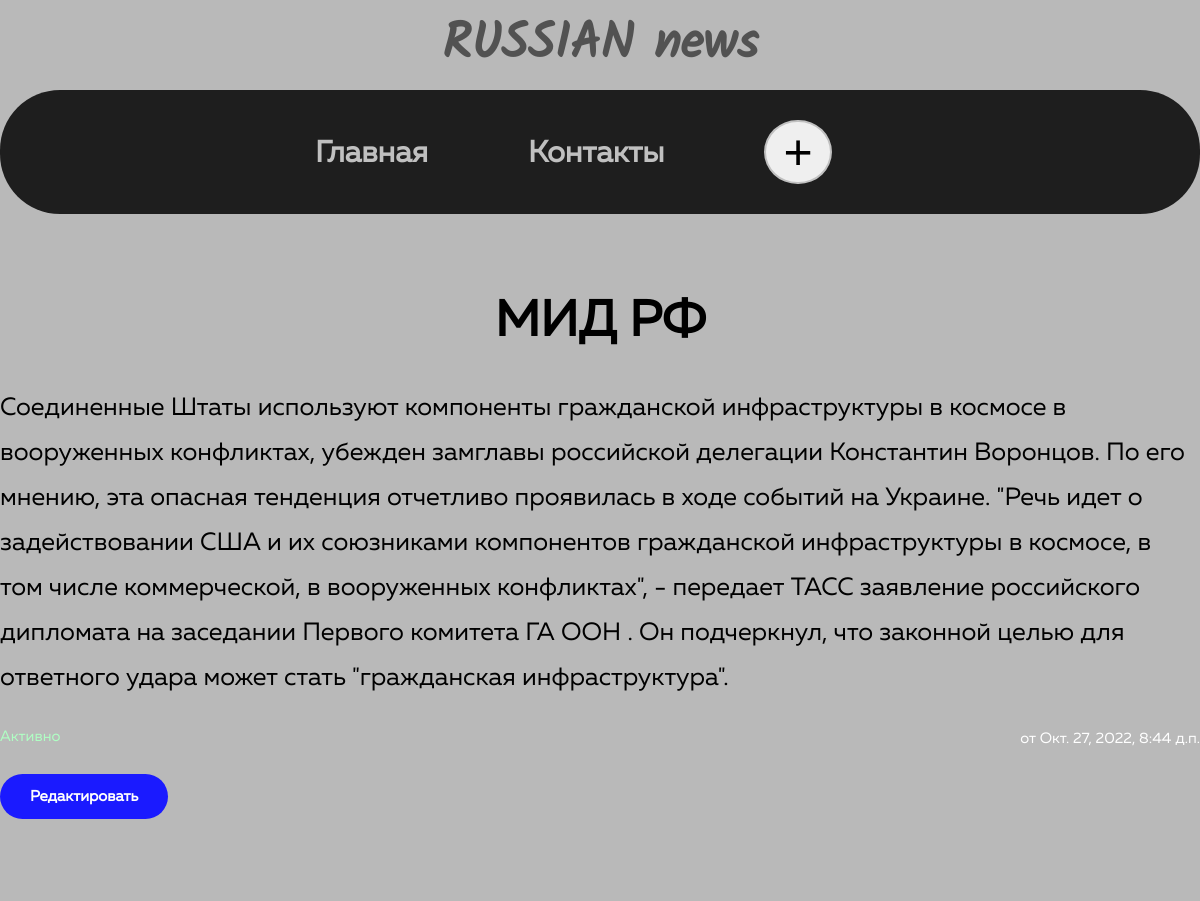
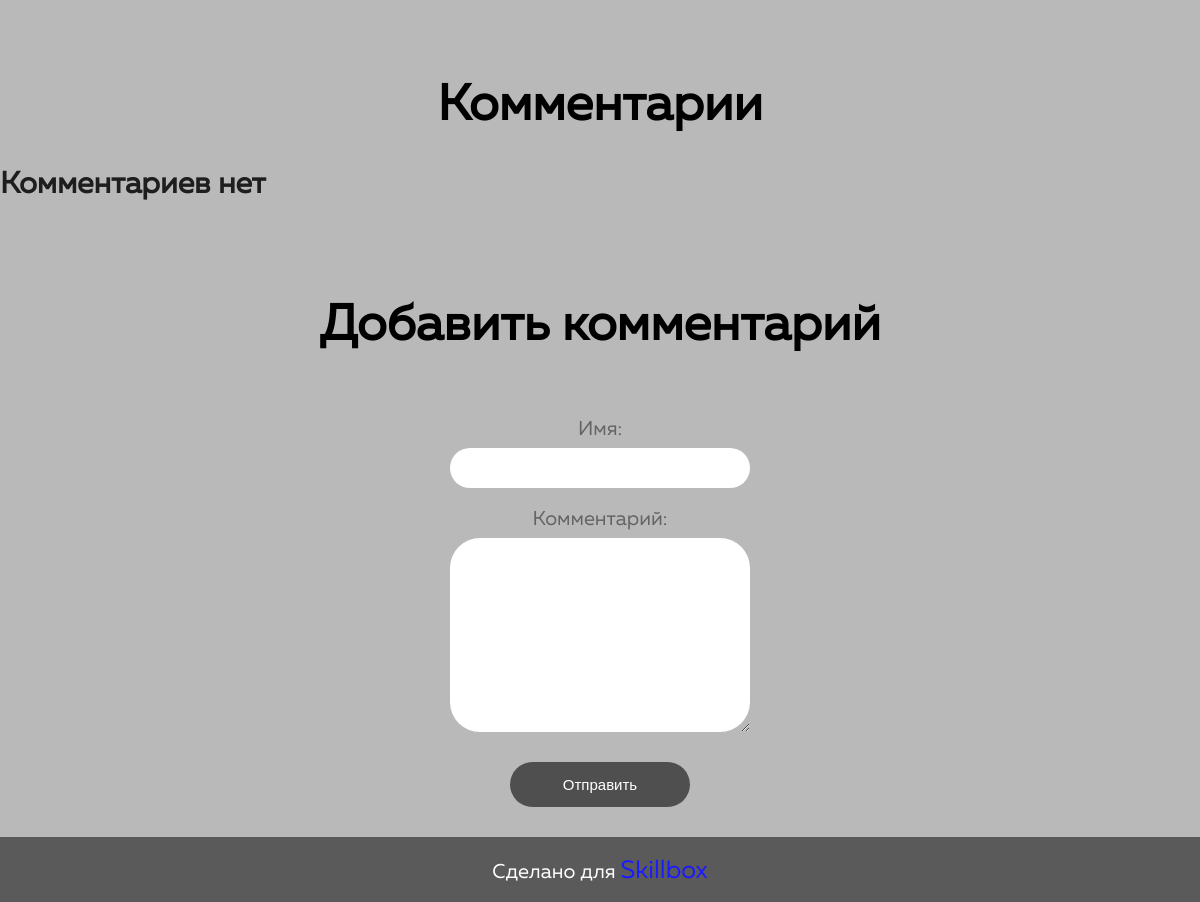
Page /3 on the committed database (2 pictures, top to bottom).
### add_news/models.py (models this page shows, shortened)
class Articles(models.Model):
    title = models.CharField(max_length=100, verbose_name='Заголовок статьи')
    anons = models.CharField(max_length=250, verbose_name='Анонс')
    text_news = models.TextField(max_length=2000, verbose_name='Текст новости')
    date_add = models.DateTimeField(verbose_name='Дата публикации')
    update_date = models.DateTimeField(verbose_name='Дата редактирования')
    activity = models.BooleanField(default=True)
    class Meta:
        verbose_name = 'Новость'
        verbose_name_plural = 'Новости'

### add_news/views.py (the view, shortened to what this page needs)
# urls.py: path('<int:pk>', NewsDetail.as_view(), name='news_detail'),
class NewsDetail(generic.DetailView):
    model = Articles
    template_name = 'add_news/detail_news.html'
    context_object_name = 'detail_news'
    def get_context_data(self, **kwargs):
        context = super().get_context_data(**kwargs)
        context['news_id'] = self.object.id
        context['comments_list'] = Comments.objects.filter(news_id=self.object.id)
        context['comment_form'] = CommentsForm()
        return context

### add_news/forms.py
class CommentsForm(ModelForm):
    class Meta:
        model = Comments
        fields = ['username', 'text_comment']
        widgets = {
             'username': TextInput(attrs={
                 'class': 'comments__user',
             }),
             'text_comment': Textarea(attrs={
                 'class': 'comments__text',
             })
         }

### add_news/templates/add_news/detail_news.html (shortened to what this page needs)
{% load static %}
<html lang="ru">
<head>
    <link rel="stylesheet" href="{% static 'add_news/css/style.css' %}" type="text/css">
</head>
<body>
     <header class="header">
        <div class="header__top">
            <div class="container">
                <a class="header__logo-link link" href="{% url 'news' %}">RUSSIAN news</a>
            </div>
        </div>
        <div class="header__button">
            <div class="container">
                <nav class="header__nav">
                    <ul class="header__nav-list list">
                        <li class="header__list-item"><a href="{% url 'news' %}" class="header__nav-link link">Главная</a></li>
                        <li class="header__list-item"><a href="{% url 'contacts' %}" class="header__nav-link link">Контакты</a></li>
                        <li class="header__list-item">
                            <a href="{% url 'create' %}" class="header__nav-link link"><button class="header__btn">+</button>
                            </a></li>
                    </ul>
                </nav>
            </div>
        </div>
    </header>
    <section class="detail">
        <div class="container">
             <h3 class="about__heading">{{detail_news.title}}</h3>
             <p class="detail__text">{{detail_news.text_news}}</p>
             <span class="detail__date">от {{detail_news.update_date}}</span>
            {% if detail_news.activity %}
            <p class="detail__active">Активно</p>
            {% else %}
            <p class="detail__active">В архиве</p>
            {% endif %}
             <a href="{% url 'news_edit' detail_news.id %}" class="detail_link link">Редактировать</a>
        </div>
    </section>
    <section class="comments">
        <div class="container">
            <h2 class="about__heading">Комментарии</h2>
            {% if comments_list %}
            <ul class="comments__list list">
                {% for el in comments_list %}
                <li class="comments__item">
                    <p class="comments__author"><span class="comments__span">Пользователь:</span> {{el.username}}</p>
                    <p class="comments__descr"><span class="comments__span">Комментарий:</span>{{el.text_comment}}</p>
                </li>
                {% endfor %}
            </ul>
            {% else %}
                <p class="comments__none">Комментариев нет</p>
            {% endif %}
        </div>
    </section>
    <section class="comment">
        <div class="container">
             <h3 class="about__heading">Добавить комментарий</h3>
             <form method="post" class="comments__form">
                 {{comment_form.as_p}}
                 <button type="submit" class="comments__btn">Отправить</button>
             </form>
        </div>
    </section>
    <footer class="footer">
        <div class="container">
            <div class="footer__span-block">
                <span class="footer__span">Сделано для <a href="https://skillbox.ru/" class="footer__link link" target="_blank">
                    Skillbox
                </a>
                </span>
            </div>
        </div>
    </footer>
</body>
</html>

### add_news/static/add_news/css/style.css (style rules this page uses)
* { margin: 0; padding: 0; }
body { min-width: 320px; background-color: #b9b9b9; font-family: 'Muller', sans-serif; }
.link { display: inline-block; text-decoration: none; }
.list { list-style: none; }
.header__top { padding: 20px 0; text-align: center; }
.container { margin: 0 auto; width: 1200px; }
.header__logo-link { font-family: 'Kalm', sans-serif; font-size: 50px; line-height: 100%; font-weight: 900; color: #525252; }
.header__nav { padding: 30px; border-radius: 60px; background-color: #1e1e1e; }
.header__nav-list { display: flex; margin: 0 auto; align-items: center; width: 50%; }
.header__list-item:not(:last-child) { margin-right: 100px; }
.header__nav-link { font-size: 30px; line-height: 100%; font-weight: 600; color: #c0c0c0; transition: color .5s ease-in-out; }
.header__btn { padding: 5px 17px; font-size: 50px; line-height: 100%; border: 2px solid #c0c0c0; border-radius: 100%; cursor: pointer; }
.about__heading { margin-bottom: 40px; font-size: 50px; line-height: 100%; text-align: center; }
.detail { padding: 80px 0; }
.detail__text { margin-bottom: 30px; font-size: 25px; line-height: 45px; }
.detail__date { float: right; font-size: 15px; color: white; }
.detail__active { margin-bottom: 30px; font-size: 15px; line-height: 100%; color: #afffc3; }
.comments { padding: 80px 0; }
.comments__none { margin-bottom: 20px; font-size: 30px; line-height: 100%; font-weight: 600; color: #1e1e1e; }
.comments__form { display: flex; flex-direction: column; position: relative; margin: 0 auto; padding: 30px; width: 50%; text-align: center; }
label { display: flex; flex-direction: column; margin-bottom: 10px; font-size: 20px; line-height: 100%; color: #646464; }
.comments__user { margin-bottom: 20px; padding: 20px; width: 50%; height: 15px; border: none; border-radius: 30px; }
.comments__text { margin-bottom: 30px; padding: 22px; width: 50%; border: none; border-radius: 30px; }
.comments__btn { display: inline-block; margin: 0 auto; padding: 15px 30px; width: 30%; border: none; border-radius: 30px; background-color: #4f4f4f; font-size: 15px; line-height: 100%; color: #ffffff; transition: background-color .5s ease-in-out; cursor: pointer; }
.detail_link { display: inline-block; padding: 15px 30px; background-color: #1a1aff; border-radius: 30px; font-size: 15px; line-height: 100%; font-weight: 600; color: #ffffff; }
.footer { background-color: #5a5a5a; }
.footer__span-block { padding: 20px 0; text-align: center; }
.footer__span { font-size: 20px; line-height: 100%; color: #ffffff; }
.footer__link { display: inline-block; font-size: 25px; line-height: 100%; color: #1a1aff; }

### rows in the picture
Articles: title "МИД РФ", text_news "Соединенные Штаты используют компоненты гражданской инфраструктуры в космосе в вооруженных конфликтах, убежден замглавы российской делегации Константин Воронцов. По его мнению, эта опасная тенденция отчетливо проявилась в ходе событий на Украине. \"Речь идет о задействовании США и их союзниками компонентов гражданской инфраструктуры в космосе, в том числе коммерческой, в вооруженных конфликтах\", - передает ТАСС заявление российского дипломата на заседании Первого комитета ГА ООН . Он подчеркнул, что законной целью для ответного удара может стать \"гражданская инфраструктура\".", update_date "Окт. 27, 2022, 8:44 д.п."
